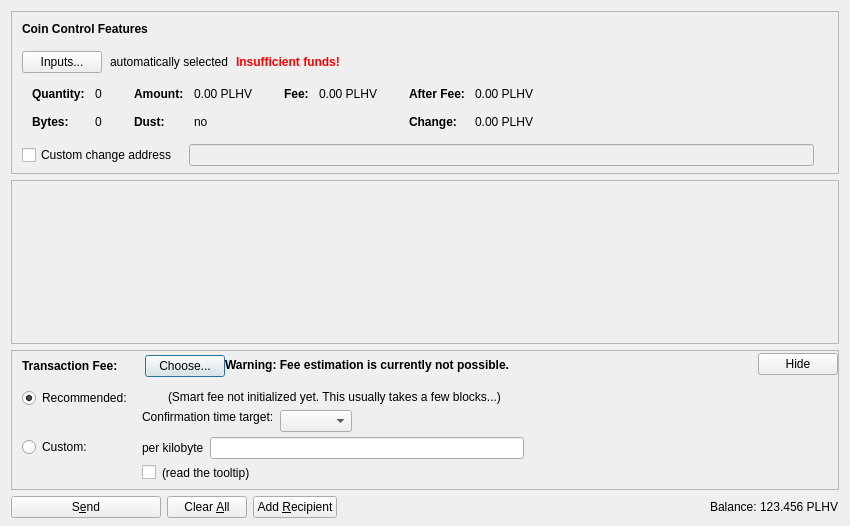
<?xml version="1.0" encoding="UTF-8"?>
<ui version="4.0">
 <class>SendCoinsDialog</class>
 <widget class="QDialog" name="SendCoinsDialog">
  <property name="geometry">
   <rect>
    <x>0</x>
    <y>0</y>
    <width>850</width>
    <height>526</height>
   </rect>
  </property>
  <property name="windowTitle">
   <string>Send Coins</string>
  </property>
  <layout class="QVBoxLayout" name="verticalLayout" stretch="0,1,0,0">
   <property name="bottomMargin">
    <number>8</number>
   </property>
   <item>
    <widget class="QFrame" name="frameCoinControl">
     <property name="sizePolicy">
      <sizepolicy hsizetype="Expanding" vsizetype="Expanding">
       <horstretch>0</horstretch>
       <verstretch>0</verstretch>
      </sizepolicy>
     </property>
     <property name="maximumSize">
      <size>
       <width>16777215</width>
       <height>16777215</height>
      </size>
     </property>
     <property name="frameShape">
      <enum>QFrame::StyledPanel</enum>
     </property>
     <property name="frameShadow">
      <enum>QFrame::Sunken</enum>
     </property>
     <layout class="QVBoxLayout" name="verticalLayoutCoinControl2">
      <property name="spacing">
       <number>0</number>
      </property>
      <property name="leftMargin">
       <number>0</number>
      </property>
      <property name="topMargin">
       <number>0</number>
      </property>
      <property name="rightMargin">
       <number>0</number>
      </property>
      <property name="bottomMargin">
       <number>6</number>
      </property>
      <item>
       <layout class="QVBoxLayout" name="verticalLayoutCoinControl" stretch="0,0,0,0,1">
        <property name="spacing">
         <number>0</number>
        </property>
        <property name="leftMargin">
         <number>10</number>
        </property>
        <property name="topMargin">
         <number>10</number>
        </property>
        <item>
         <layout class="QHBoxLayout" name="horizontalLayoutCoinControl1">
          <property name="bottomMargin">
           <number>15</number>
          </property>
          <item>
           <widget class="QLabel" name="labelCoinControlFeatures">
            <property name="sizePolicy">
             <sizepolicy hsizetype="Preferred" vsizetype="Maximum">
              <horstretch>0</horstretch>
              <verstretch>0</verstretch>
             </sizepolicy>
            </property>
            <property name="font">
             <font>
              <weight>75</weight>
              <bold>true</bold>
             </font>
            </property>
            <property name="styleSheet">
             <string notr="true">font-weight:bold;</string>
            </property>
            <property name="text">
             <string>Coin Control Features</string>
            </property>
           </widget>
          </item>
         </layout>
        </item>
        <item>
         <layout class="QHBoxLayout" name="horizontalLayoutCoinControl2" stretch="0,0,0,0">
          <property name="spacing">
           <number>8</number>
          </property>
          <property name="bottomMargin">
           <number>10</number>
          </property>
          <item>
           <widget class="QPushButton" name="pushButtonCoinControl">
            <property name="styleSheet">
             <string notr="true"/>
            </property>
            <property name="text">
             <string>Inputs...</string>
            </property>
            <property name="autoDefault">
             <bool>false</bool>
            </property>
           </widget>
          </item>
          <item>
           <widget class="QLabel" name="labelCoinControlAutomaticallySelected">
            <property name="text">
             <string>automatically selected</string>
            </property>
            <property name="margin">
             <number>5</number>
            </property>
           </widget>
          </item>
          <item>
           <widget class="QLabel" name="labelCoinControlInsuffFunds">
            <property name="font">
             <font>
              <weight>75</weight>
              <bold>true</bold>
             </font>
            </property>
            <property name="styleSheet">
             <string notr="true">color:red;font-weight:bold;</string>
            </property>
            <property name="text">
             <string>Insufficient funds!</string>
            </property>
            <property name="margin">
             <number>5</number>
            </property>
           </widget>
          </item>
          <item>
           <spacer name="horizontalSpacerCoinControl">
            <property name="orientation">
             <enum>Qt::Horizontal</enum>
            </property>
            <property name="sizeHint" stdset="0">
             <size>
              <width>40</width>
              <height>1</height>
             </size>
            </property>
           </spacer>
          </item>
         </layout>
        </item>
        <item>
         <widget class="QWidget" name="widgetCoinControl" native="true">
          <property name="sizePolicy">
           <sizepolicy hsizetype="Preferred" vsizetype="Preferred">
            <horstretch>0</horstretch>
            <verstretch>0</verstretch>
           </sizepolicy>
          </property>
          <property name="minimumSize">
           <size>
            <width>0</width>
            <height>0</height>
           </size>
          </property>
          <property name="styleSheet">
           <string notr="true"/>
          </property>
          <layout class="QHBoxLayout" name="horizontalLayoutCoinControl5">
           <property name="leftMargin">
            <number>0</number>
           </property>
           <property name="topMargin">
            <number>0</number>
           </property>
           <property name="rightMargin">
            <number>0</number>
           </property>
           <property name="bottomMargin">
            <number>0</number>
           </property>
           <item>
            <layout class="QHBoxLayout" name="horizontalLayoutCoinControl3" stretch="0,0,0,1">
             <property name="spacing">
              <number>20</number>
             </property>
             <property name="topMargin">
              <number>0</number>
             </property>
             <property name="bottomMargin">
              <number>10</number>
             </property>
             <item>
              <layout class="QFormLayout" name="formLayoutCoinControl1">
               <property name="horizontalSpacing">
                <number>10</number>
               </property>
               <property name="verticalSpacing">
                <number>14</number>
               </property>
               <property name="leftMargin">
                <number>10</number>
               </property>
               <property name="topMargin">
                <number>4</number>
               </property>
               <property name="rightMargin">
                <number>6</number>
               </property>
               <item row="0" column="0">
                <widget class="QLabel" name="labelCoinControlQuantityText">
                 <property name="font">
                  <font>
                   <weight>75</weight>
                   <bold>true</bold>
                  </font>
                 </property>
                 <property name="text">
                  <string>Quantity:</string>
                 </property>
                 <property name="margin">
                  <number>0</number>
                 </property>
                </widget>
               </item>
               <item row="0" column="1">
                <widget class="QLabel" name="labelCoinControlQuantity">
                 <property name="cursor">
                  <cursorShape>IBeamCursor</cursorShape>
                 </property>
                 <property name="contextMenuPolicy">
                  <enum>Qt::ActionsContextMenu</enum>
                 </property>
                 <property name="text">
                  <string notr="true">0</string>
                 </property>
                 <property name="margin">
                  <number>0</number>
                 </property>
                 <property name="textInteractionFlags">
                  <set>Qt::LinksAccessibleByMouse|Qt::TextSelectableByKeyboard|Qt::TextSelectableByMouse</set>
                 </property>
                </widget>
               </item>
               <item row="1" column="0">
                <widget class="QLabel" name="labelCoinControlBytesText">
                 <property name="font">
                  <font>
                   <weight>75</weight>
                   <bold>true</bold>
                  </font>
                 </property>
                 <property name="text">
                  <string>Bytes:</string>
                 </property>
                </widget>
               </item>
               <item row="1" column="1">
                <widget class="QLabel" name="labelCoinControlBytes">
                 <property name="cursor">
                  <cursorShape>IBeamCursor</cursorShape>
                 </property>
                 <property name="contextMenuPolicy">
                  <enum>Qt::ActionsContextMenu</enum>
                 </property>
                 <property name="text">
                  <string notr="true">0</string>
                 </property>
                 <property name="textInteractionFlags">
                  <set>Qt::LinksAccessibleByMouse|Qt::TextSelectableByKeyboard|Qt::TextSelectableByMouse</set>
                 </property>
                </widget>
               </item>
              </layout>
             </item>
             <item>
              <layout class="QFormLayout" name="formLayoutCoinControl2">
               <property name="horizontalSpacing">
                <number>10</number>
               </property>
               <property name="verticalSpacing">
                <number>14</number>
               </property>
               <property name="leftMargin">
                <number>6</number>
               </property>
               <property name="topMargin">
                <number>4</number>
               </property>
               <property name="rightMargin">
                <number>6</number>
               </property>
               <item row="0" column="0">
                <widget class="QLabel" name="labelCoinControlAmountText">
                 <property name="font">
                  <font>
                   <weight>75</weight>
                   <bold>true</bold>
                  </font>
                 </property>
                 <property name="text">
                  <string>Amount:</string>
                 </property>
                 <property name="margin">
                  <number>0</number>
                 </property>
                </widget>
               </item>
               <item row="0" column="1">
                <widget class="QLabel" name="labelCoinControlAmount">
                 <property name="cursor">
                  <cursorShape>IBeamCursor</cursorShape>
                 </property>
                 <property name="contextMenuPolicy">
                  <enum>Qt::ActionsContextMenu</enum>
                 </property>
                 <property name="text">
                  <string notr="true">0.00 PLHV</string>
                 </property>
                 <property name="textInteractionFlags">
                  <set>Qt::LinksAccessibleByMouse|Qt::TextSelectableByKeyboard|Qt::TextSelectableByMouse</set>
                 </property>
                </widget>
               </item>
               <item row="1" column="0">
                <widget class="QLabel" name="labelCoinControlLowOutputText">
                 <property name="font">
                  <font>
                   <weight>75</weight>
                   <bold>true</bold>
                  </font>
                 </property>
                 <property name="text">
                  <string>Dust:</string>
                 </property>
                </widget>
               </item>
               <item row="1" column="1">
                <widget class="QLabel" name="labelCoinControlLowOutput">
                 <property name="cursor">
                  <cursorShape>IBeamCursor</cursorShape>
                 </property>
                 <property name="contextMenuPolicy">
                  <enum>Qt::ActionsContextMenu</enum>
                 </property>
                 <property name="text">
                  <string notr="true">no</string>
                 </property>
                 <property name="textInteractionFlags">
                  <set>Qt::LinksAccessibleByMouse|Qt::TextSelectableByKeyboard|Qt::TextSelectableByMouse</set>
                 </property>
                </widget>
               </item>
              </layout>
             </item>
             <item>
              <layout class="QFormLayout" name="formLayoutCoinControl3">
               <property name="horizontalSpacing">
                <number>10</number>
               </property>
               <property name="verticalSpacing">
                <number>14</number>
               </property>
               <property name="leftMargin">
                <number>6</number>
               </property>
               <property name="topMargin">
                <number>4</number>
               </property>
               <property name="rightMargin">
                <number>6</number>
               </property>
               <item row="0" column="0">
                <widget class="QLabel" name="labelCoinControlFeeText">
                 <property name="font">
                  <font>
                   <weight>75</weight>
                   <bold>true</bold>
                  </font>
                 </property>
                 <property name="text">
                  <string>Fee:</string>
                 </property>
                 <property name="margin">
                  <number>0</number>
                 </property>
                </widget>
               </item>
               <item row="0" column="1">
                <widget class="QLabel" name="labelCoinControlFee">
                 <property name="cursor">
                  <cursorShape>IBeamCursor</cursorShape>
                 </property>
                 <property name="contextMenuPolicy">
                  <enum>Qt::ActionsContextMenu</enum>
                 </property>
                 <property name="text">
                  <string notr="true">0.00 PLHV</string>
                 </property>
                 <property name="textInteractionFlags">
                  <set>Qt::LinksAccessibleByMouse|Qt::TextSelectableByKeyboard|Qt::TextSelectableByMouse</set>
                 </property>
                </widget>
               </item>
              </layout>
             </item>
             <item>
              <layout class="QFormLayout" name="formLayoutCoinControl4">
               <property name="horizontalSpacing">
                <number>10</number>
               </property>
               <property name="verticalSpacing">
                <number>14</number>
               </property>
               <property name="leftMargin">
                <number>6</number>
               </property>
               <property name="topMargin">
                <number>4</number>
               </property>
               <property name="rightMargin">
                <number>6</number>
               </property>
               <item row="0" column="0">
                <widget class="QLabel" name="labelCoinControlAfterFeeText">
                 <property name="font">
                  <font>
                   <weight>75</weight>
                   <bold>true</bold>
                  </font>
                 </property>
                 <property name="text">
                  <string>After Fee:</string>
                 </property>
                 <property name="margin">
                  <number>0</number>
                 </property>
                </widget>
               </item>
               <item row="0" column="1">
                <widget class="QLabel" name="labelCoinControlAfterFee">
                 <property name="cursor">
                  <cursorShape>IBeamCursor</cursorShape>
                 </property>
                 <property name="contextMenuPolicy">
                  <enum>Qt::ActionsContextMenu</enum>
                 </property>
                 <property name="text">
                  <string notr="true">0.00 PLHV</string>
                 </property>
                 <property name="textInteractionFlags">
                  <set>Qt::LinksAccessibleByMouse|Qt::TextSelectableByKeyboard|Qt::TextSelectableByMouse</set>
                 </property>
                </widget>
               </item>
               <item row="1" column="0">
                <widget class="QLabel" name="labelCoinControlChangeText">
                 <property name="font">
                  <font>
                   <weight>75</weight>
                   <bold>true</bold>
                  </font>
                 </property>
                 <property name="text">
                  <string>Change:</string>
                 </property>
                </widget>
               </item>
               <item row="1" column="1">
                <widget class="QLabel" name="labelCoinControlChange">
                 <property name="cursor">
                  <cursorShape>IBeamCursor</cursorShape>
                 </property>
                 <property name="contextMenuPolicy">
                  <enum>Qt::ActionsContextMenu</enum>
                 </property>
                 <property name="text">
                  <string notr="true">0.00 PLHV</string>
                 </property>
                 <property name="textInteractionFlags">
                  <set>Qt::LinksAccessibleByMouse|Qt::TextSelectableByKeyboard|Qt::TextSelectableByMouse</set>
                 </property>
                </widget>
               </item>
              </layout>
             </item>
            </layout>
           </item>
          </layout>
         </widget>
        </item>
        <item>
         <layout class="QHBoxLayout" name="horizontalLayoutCoinControl4" stretch="0,0,0">
          <property name="spacing">
           <number>12</number>
          </property>
          <property name="sizeConstraint">
           <enum>QLayout::SetDefaultConstraint</enum>
          </property>
          <property name="topMargin">
           <number>5</number>
          </property>
          <property name="rightMargin">
           <number>5</number>
          </property>
          <item>
           <widget class="QCheckBox" name="checkBoxCoinControlChange">
            <property name="toolTip">
             <string>If this is activated, but the change address is empty or invalid, change will be sent to a newly generated address.</string>
            </property>
            <property name="text">
             <string>Custom change address</string>
            </property>
           </widget>
          </item>
          <item>
           <widget class="QValidatedLineEdit" name="lineEditCoinControlChange">
            <property name="enabled">
             <bool>false</bool>
            </property>
            <property name="sizePolicy">
             <sizepolicy hsizetype="Expanding" vsizetype="Fixed">
              <horstretch>0</horstretch>
              <verstretch>0</verstretch>
             </sizepolicy>
            </property>
           </widget>
          </item>
          <item>
           <widget class="QLabel" name="labelCoinControlChangeLabel">
            <property name="sizePolicy">
             <sizepolicy hsizetype="Preferred" vsizetype="Expanding">
              <horstretch>0</horstretch>
              <verstretch>0</verstretch>
             </sizepolicy>
            </property>
            <property name="minimumSize">
             <size>
              <width>0</width>
              <height>0</height>
             </size>
            </property>
            <property name="text">
             <string/>
            </property>
            <property name="margin">
             <number>3</number>
            </property>
           </widget>
          </item>
         </layout>
        </item>
        <item>
         <spacer name="verticalSpacerCoinControl">
          <property name="orientation">
           <enum>Qt::Vertical</enum>
          </property>
          <property name="sizeHint" stdset="0">
           <size>
            <width>800</width>
            <height>1</height>
           </size>
          </property>
         </spacer>
        </item>
       </layout>
      </item>
     </layout>
    </widget>
   </item>
   <item>
    <widget class="QScrollArea" name="scrollArea">
     <property name="widgetResizable">
      <bool>true</bool>
     </property>
     <widget class="QWidget" name="scrollAreaWidgetContents">
      <property name="geometry">
       <rect>
        <x>0</x>
        <y>0</y>
        <width>830</width>
        <height>104</height>
       </rect>
      </property>
      <layout class="QVBoxLayout" name="verticalLayout_2" stretch="0,1">
       <property name="leftMargin">
        <number>0</number>
       </property>
       <property name="topMargin">
        <number>0</number>
       </property>
       <property name="rightMargin">
        <number>0</number>
       </property>
       <property name="bottomMargin">
        <number>0</number>
       </property>
       <item>
        <layout class="QVBoxLayout" name="entries">
         <property name="spacing">
          <number>6</number>
         </property>
        </layout>
       </item>
       <item>
        <spacer name="verticalSpacer">
         <property name="orientation">
          <enum>Qt::Vertical</enum>
         </property>
         <property name="sizeHint" stdset="0">
          <size>
           <width>20</width>
           <height>40</height>
          </size>
         </property>
        </spacer>
       </item>
      </layout>
     </widget>
    </widget>
   </item>
   <item>
    <widget class="QFrame" name="frameFee">
     <property name="sizePolicy">
      <sizepolicy hsizetype="Expanding" vsizetype="Expanding">
       <horstretch>0</horstretch>
       <verstretch>0</verstretch>
      </sizepolicy>
     </property>
     <property name="maximumSize">
      <size>
       <width>16777215</width>
       <height>16777215</height>
      </size>
     </property>
     <property name="frameShape">
      <enum>QFrame::StyledPanel</enum>
     </property>
     <property name="frameShadow">
      <enum>QFrame::Sunken</enum>
     </property>
     <layout class="QVBoxLayout" name="verticalLayoutFee1">
      <property name="spacing">
       <number>0</number>
      </property>
      <property name="leftMargin">
       <number>0</number>
      </property>
      <property name="topMargin">
       <number>0</number>
      </property>
      <property name="rightMargin">
       <number>0</number>
      </property>
      <property name="bottomMargin">
       <number>0</number>
      </property>
      <item>
       <layout class="QVBoxLayout" name="verticalLayoutFee2" stretch="0,0,0">
        <property name="spacing">
         <number>0</number>
        </property>
        <property name="leftMargin">
         <number>10</number>
        </property>
        <property name="topMargin">
         <number>0</number>
        </property>
        <item>
         <layout class="QHBoxLayout" name="horizontalLayoutFee1">
          <property name="bottomMargin">
           <number>0</number>
          </property>
          <item>
           <layout class="QVBoxLayout" name="verticalLayoutFee7">
            <property name="spacing">
             <number>0</number>
            </property>
            <item>
             <spacer name="verticalSpacerSmartFee">
              <property name="orientation">
               <enum>Qt::Vertical</enum>
              </property>
              <property name="sizeType">
               <enum>QSizePolicy::Fixed</enum>
              </property>
              <property name="sizeHint" stdset="0">
               <size>
                <width>1</width>
                <height>4</height>
               </size>
              </property>
             </spacer>
            </item>
            <item>
             <layout class="QHBoxLayout" name="horizontalLayoutSmartFee">
              <property name="spacing">
               <number>10</number>
              </property>
              <item>
               <widget class="QLabel" name="labelFeeHeadline">
                <property name="sizePolicy">
                 <sizepolicy hsizetype="Preferred" vsizetype="Maximum">
                  <horstretch>0</horstretch>
                  <verstretch>0</verstretch>
                 </sizepolicy>
                </property>
                <property name="font">
                 <font>
                  <weight>75</weight>
                  <bold>true</bold>
                 </font>
                </property>
                <property name="styleSheet">
                 <string notr="true">font-weight:bold;</string>
                </property>
                <property name="text">
                 <string>Transaction Fee:</string>
                </property>
               </widget>
              </item>
              <item>
               <widget class="QLabel" name="labelFeeMinimized">
                <property name="text">
                 <string/>
                </property>
               </widget>
              </item>
              <item>
               <widget class="QPushButton" name="buttonChooseFee">
                <property name="text">
                 <string>Choose...</string>
                </property>
               </widget>
              </item>
             </layout>
            </item>
            <item>
             <spacer name="verticalSpacer_5">
              <property name="orientation">
               <enum>Qt::Vertical</enum>
              </property>
              <property name="sizeHint" stdset="0">
               <size>
                <width>1</width>
                <height>1</height>
               </size>
              </property>
             </spacer>
            </item>
           </layout>
          </item>
          <item>
           <widget class="QLabel" name="fallbackFeeWarningLabel">
            <property name="toolTip">
             <string>Using the fallbackfee can result in sending a transaction that will take several hours or days (or never) to confirm. Consider choosing your fee manually or wait until you have validated the complete chain.</string>
            </property>
            <property name="font">
            <font>
                <weight>75</weight>
                <bold>true</bold>
            </font>
            </property>
            <property name="text">
             <string>Warning: Fee estimation is currently not possible.</string>
            </property>
            <property name="wordWrap">
             <bool>false</bool>
            </property>
           </widget>
          </item>
          <item>
           <spacer name="horizontalSpacer_4">
            <property name="orientation">
             <enum>Qt::Horizontal</enum>
            </property>
            <property name="sizeType">
             <enum>QSizePolicy::MinimumExpanding</enum>
            </property>
            <property name="sizeHint" stdset="0">
             <size>
              <width>40</width>
              <height>20</height>
             </size>
            </property>
           </spacer>
          </item>
          <item>
           <widget class="QPushButton" name="buttonMinimizeFee">
            <property name="toolTip">
             <string>collapse fee-settings</string>
            </property>
            <property name="text">
             <string>Hide</string>
            </property>
           </widget>
          </item>
         </layout>
        </item>
        <item>
         <widget class="QFrame" name="frameFeeSelection">
          <layout class="QVBoxLayout" name="verticalLayoutFee12">
           <property name="spacing">
            <number>0</number>
           </property>
           <property name="leftMargin">
            <number>0</number>
           </property>
           <property name="topMargin">
            <number>0</number>
           </property>
           <property name="rightMargin">
            <number>0</number>
           </property>
           <property name="bottomMargin">
            <number>0</number>
           </property>
           <item>
            <layout class="QGridLayout" name="gridLayoutFee">
             <property name="topMargin">
              <number>10</number>
             </property>
             <property name="bottomMargin">
              <number>4</number>
             </property>
             <property name="horizontalSpacing">
              <number>10</number>
             </property>
             <property name="verticalSpacing">
              <number>4</number>
             </property>
             <item row="1" column="1">
              <layout class="QVBoxLayout" name="verticalLayoutFee8">
               <property name="spacing">
                <number>6</number>
               </property>
               <item>
                <layout class="QHBoxLayout" name="horizontalLayoutFee13">
                 <item>
                  <widget class="QLabel" name="labelCustomPerKilobyte">
                   <property name="toolTip">
                    <string>If the custom fee is set to 1000 satoshis and the transaction is only 250 bytes, then &quot;per kilobyte&quot; only pays 250 satoshis in fee, while &quot;total at least&quot; pays 1000 satoshis. For transactions bigger than a kilobyte both pay by kilobyte.</string>
                   </property>
                   <property name="text">
                    <string>per kilobyte</string>
                   </property>
                  </widget>
                 </item>
                 <item>
                  <widget class="BitcoinAmountField" name="customFee"/>
                 </item>
                 <item>
                  <spacer name="horizontalSpacer_6">
                   <property name="orientation">
                    <enum>Qt::Horizontal</enum>
                   </property>
                   <property name="sizeHint" stdset="0">
                    <size>
                     <width>1</width>
                     <height>1</height>
                    </size>
                   </property>
                  </spacer>
                 </item>
                </layout>
               </item>
               <item>
                <layout class="QHBoxLayout" name="horizontalLayoutFee8">
                 <item>
                  <widget class="QCheckBox" name="checkBoxMinimumFee">
                   <property name="toolTip">
                    <string>Paying only the minimum fee is just fine as long as there is less transaction volume than space in the blocks. But be aware that this can end up in a never confirming transaction once there is more demand for plexhive transactions than the network can process.</string>
                   </property>
                   <property name="text">
                    <string/>
                   </property>
                  </widget>
                 </item>
                 <item>
                  <widget class="QLabel" name="labelMinFeeWarning">
                   <property name="enabled">
                    <bool>true</bool>
                   </property>
                   <property name="toolTip">
                    <string>Paying only the minimum fee is just fine as long as there is less transaction volume than space in the blocks. But be aware that this can end up in a never confirming transaction once there is more demand for plexhive transactions than the network can process.</string>
                   </property>
                   <property name="text">
                    <string>(read the tooltip)</string>
                   </property>
                   <property name="margin">
                    <number>5</number>
                   </property>
                  </widget>
                 </item>
                 <item>
                  <spacer name="horizontalSpacer_2">
                   <property name="orientation">
                    <enum>Qt::Horizontal</enum>
                   </property>
                   <property name="sizeHint" stdset="0">
                    <size>
                     <width>1</width>
                     <height>1</height>
                    </size>
                   </property>
                  </spacer>
                 </item>
                </layout>
               </item>
              </layout>
             </item>
             <item row="0" column="0">
              <layout class="QVBoxLayout" name="verticalLayoutFee4" stretch="0,1">
               <item>
                <widget class="QRadioButton" name="radioSmartFee">
                 <property name="text">
                  <string>Recommended:</string>
                 </property>
                 <property name="checked">
                  <bool>true</bool>
                 </property>
                 <attribute name="buttonGroup">
                  <string notr="true">groupFee</string>
                 </attribute>
                </widget>
               </item>
               <item>
                <spacer name="verticalSpacer_2">
                 <property name="orientation">
                  <enum>Qt::Vertical</enum>
                 </property>
                 <property name="sizeHint" stdset="0">
                  <size>
                   <width>1</width>
                   <height>1</height>
                  </size>
                 </property>
                </spacer>
               </item>
              </layout>
             </item>
             <item row="1" column="0">
              <layout class="QVBoxLayout" name="verticalLayoutFee9" stretch="0,1">
               <item>
                <widget class="QRadioButton" name="radioCustomFee">
                 <property name="text">
                  <string>Custom:</string>
                 </property>
                 <attribute name="buttonGroup">
                  <string notr="true">groupFee</string>
                 </attribute>
                </widget>
               </item>
               <item>
                <spacer name="verticalSpacer_6">
                 <property name="orientation">
                  <enum>Qt::Vertical</enum>
                 </property>
                 <property name="sizeHint" stdset="0">
                  <size>
                   <width>1</width>
                   <height>1</height>
                  </size>
                 </property>
                </spacer>
               </item>
              </layout>
             </item>
             <item row="0" column="1">
              <layout class="QVBoxLayout" name="verticalLayoutFee3" stretch="0,0,1">
               <property name="spacing">
                <number>6</number>
               </property>
               <property name="topMargin">
                <number>2</number>
               </property>
               <item>
                <layout class="QHBoxLayout" name="horizontalLayoutFee12">
                 <item>
                  <widget class="QLabel" name="labelSmartFee">
                   <property name="text">
                    <string/>
                   </property>
                   <property name="margin">
                    <number>2</number>
                   </property>
                  </widget>
                 </item>
                 <item>
                  <widget class="QLabel" name="labelFeeEstimation">
                   <property name="text">
                    <string/>
                   </property>
                  </widget>
                 </item>
                 <item>
                  <widget class="QLabel" name="labelSmartFee2">
                   <property name="text">
                    <string>(Smart fee not initialized yet. This usually takes a few blocks...)</string>
                   </property>
                   <property name="margin">
                    <number>2</number>
                   </property>
                  </widget>
                 </item>
                 <item>
                  <spacer name="horizontalSpacer_5">
                   <property name="orientation">
                    <enum>Qt::Horizontal</enum>
                   </property>
                   <property name="sizeHint" stdset="0">
                    <size>
                     <width>1</width>
                     <height>1</height>
                    </size>
                   </property>
                  </spacer>
                 </item>
                </layout>
               </item>
               <item>
                <layout class="QHBoxLayout" name="horizontalLayoutFee9">
                 <item>
                  <layout class="QVBoxLayout" name="verticalLayoutFee6">
                   <item>
                    <widget class="QLabel" name="labelSmartFee3">
                     <property name="text">
                      <string>Confirmation time target:</string>
                     </property>
                     <property name="margin">
                      <number>2</number>
                     </property>
                    </widget>
                   </item>
                   <item>
                    <spacer name="verticalSpacer_3">
                     <property name="orientation">
                      <enum>Qt::Vertical</enum>
                     </property>
                     <property name="sizeHint" stdset="0">
                      <size>
                       <width>1</width>
                       <height>1</height>
                      </size>
                     </property>
                    </spacer>
                   </item>
                  </layout>
                 </item>
                 <item>
                  <layout class="QVBoxLayout" name="verticalLayoutFee5">
                   <property name="rightMargin">
                    <number>30</number>
                   </property>
                   <item>
                    <layout class="QHBoxLayout" name="horizontalLayoutConfTarget">
                     <property name="bottomMargin">
                      <number>0</number>
                     </property>
                     <item>
                      <widget class="QComboBox" name="confTargetSelector"/>
                     </item>
                     <item>
                      <spacer name="horizontalSpacerConfTarget">
                       <property name="orientation">
                        <enum>Qt::Horizontal</enum>
                       </property>
                       <property name="sizeHint" stdset="0">
                        <size>
                         <width>40</width>
                         <height>20</height>
                        </size>
                       </property>
                      </spacer>
                     </item>
                    </layout>
                   </item>
                  </layout>
                 </item>
                </layout>
               </item>
               <item>
                <spacer name="verticalSpacer_4">
                 <property name="orientation">
                  <enum>Qt::Vertical</enum>
                 </property>
                 <property name="sizeHint" stdset="0">
                  <size>
                   <width>1</width>
                   <height>1</height>
                  </size>
                 </property>
                </spacer>
               </item>
              </layout>
             </item>
            </layout>
           </item>
          </layout>
         </widget>
        </item>
        <item>
         <spacer name="verticalSpacerFee">
          <property name="orientation">
           <enum>Qt::Vertical</enum>
          </property>
          <property name="sizeHint" stdset="0">
           <size>
            <width>40</width>
            <height>5</height>
           </size>
          </property>
         </spacer>
        </item>
       </layout>
      </item>
     </layout>
    </widget>
   </item>
   <item>
    <layout class="QHBoxLayout" name="horizontalLayout">
     <item>
      <widget class="QPushButton" name="sendButton">
       <property name="minimumSize">
        <size>
         <width>150</width>
         <height>0</height>
        </size>
       </property>
       <property name="toolTip">
        <string>Confirm the send action</string>
       </property>
       <property name="text">
        <string>S&amp;end</string>
       </property>
       <property name="icon">
        <iconset resource="../bitcoin.qrc">
         <normaloff>:/icons/send</normaloff>:/icons/send</iconset>
       </property>
       <property name="autoDefault">
        <bool>false</bool>
       </property>
       <property name="default">
        <bool>false</bool>
       </property>
      </widget>
     </item>
     <item>
      <widget class="QPushButton" name="clearButton">
       <property name="sizePolicy">
        <sizepolicy hsizetype="Minimum" vsizetype="Fixed">
         <horstretch>0</horstretch>
         <verstretch>0</verstretch>
        </sizepolicy>
       </property>
       <property name="toolTip">
        <string>Clear all fields of the form.</string>
       </property>
       <property name="text">
        <string>Clear &amp;All</string>
       </property>
       <property name="icon">
        <iconset resource="../bitcoin.qrc">
         <normaloff>:/icons/remove</normaloff>:/icons/remove</iconset>
       </property>
       <property name="autoDefault">
        <bool>false</bool>
       </property>
      </widget>
     </item>
     <item>
      <widget class="QPushButton" name="addButton">
       <property name="toolTip">
        <string>Send to multiple recipients at once</string>
       </property>
       <property name="text">
        <string>Add &amp;Recipient</string>
       </property>
       <property name="icon">
        <iconset resource="../bitcoin.qrc">
         <normaloff>:/icons/add</normaloff>:/icons/add</iconset>
       </property>
       <property name="autoDefault">
        <bool>false</bool>
       </property>
      </widget>
     </item>
     <item>
      <spacer name="horizontalSpacer">
       <property name="orientation">
        <enum>Qt::Horizontal</enum>
       </property>
       <property name="sizeHint" stdset="0">
        <size>
         <width>40</width>
         <height>20</height>
        </size>
       </property>
      </spacer>
     </item>
     <item>
      <layout class="QHBoxLayout" name="horizontalLayout_2">
       <property name="spacing">
        <number>3</number>
       </property>
       <item>
        <widget class="QLabel" name="label">
         <property name="sizePolicy">
          <sizepolicy hsizetype="Preferred" vsizetype="Fixed">
           <horstretch>0</horstretch>
           <verstretch>0</verstretch>
          </sizepolicy>
         </property>
         <property name="text">
          <string>Balance:</string>
         </property>
        </widget>
       </item>
       <item>
        <widget class="QLabel" name="labelBalance">
         <property name="sizePolicy">
          <sizepolicy hsizetype="Preferred" vsizetype="Fixed">
           <horstretch>0</horstretch>
           <verstretch>0</verstretch>
          </sizepolicy>
         </property>
         <property name="cursor">
          <cursorShape>IBeamCursor</cursorShape>
         </property>
         <property name="text">
          <string notr="true">123.456 PLHV</string>
         </property>
         <property name="textInteractionFlags">
          <set>Qt::LinksAccessibleByMouse|Qt::TextSelectableByKeyboard|Qt::TextSelectableByMouse</set>
         </property>
        </widget>
       </item>
      </layout>
     </item>
    </layout>
   </item>
  </layout>
 </widget>
 <customwidgets>
  <customwidget>
   <class>QValidatedLineEdit</class>
   <extends>QLineEdit</extends>
   <header>qt/qvalidatedlineedit.h</header>
  </customwidget>
  <customwidget>
   <class>BitcoinAmountField</class>
   <extends>QLineEdit</extends>
   <header>qt/bitcoinamountfield.h</header>
   <container>1</container>
  </customwidget>
 </customwidgets>
 <resources>
  <include location="../bitcoin.qrc"/>
 </resources>
 <connections/>
 <buttongroups>
  <buttongroup name="groupFee"/>
 </buttongroups>
</ui>
